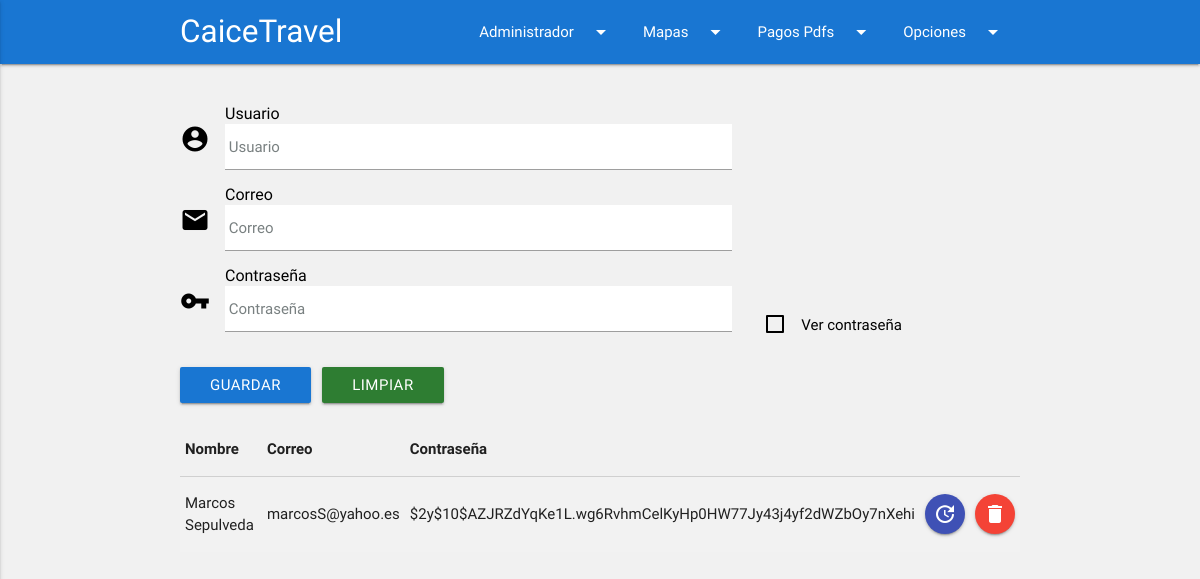
Screenshot of /cuentaAdministrador.php (signed in) with the database file from the repository.
### tables this page shows
CREATE TABLE IF NOT EXISTS `usuarios` (
  `idUsuarios` int(11) NOT NULL AUTO_INCREMENT,
  `nombre` varchar(45) NOT NULL,
  `email` varchar(45) NOT NULL,
  `estado` int(5) NOT NULL,
  `password` varchar(255) NOT NULL,
  `joining_date` timestamp NOT NULL DEFAULT CURRENT_TIMESTAMP,
  PRIMARY KEY (`idUsuarios`)
);

### cuenta.entidad.php (called while the page is built, shortened)
<?php
class cuenta
{
	public function __GET($valor)
	{
		return $this->$valor;
	}
}
?>

### class.administrador.php (called while the page is built, shortened)
 <?php
class Administrador
{
	private $conn;
	public function __construct()
	{
		$basededatos = new Conexion();
		$bd = $basededatos->conexionBD();
		$this->conn = $bd;
	}
	public function runQuery($sql)
	{
		$stmt = $this->conn->prepare($sql);
		return $stmt;
	}
}
?>

### cuenta.model.php (called while the page is built, shortened)
<?php
class cuentaModel
{
	private $pdo;
	public function __CONSTRUCT()
	{
		try
		{
			$basededatos = new Conexion();
			$bd = $basededatos->conexionBD();
			$this->pdo = $bd;
		}
		catch (Exception $e)
		{
			die($e->getMessage());
		}
	}
	public function listarUsuarios($idUsu)
	{
		try {
			$result=array();
			$stm=$this->pdo->prepare("SELECT * from usuarios WHERE idUsuarios=?");
			$stm->execute(array($idUsu));
			foreach ($stm->fetchAll(PDO::FETCH_OBJ) as $r)
			{
				$usu= new cuenta();
				$usu->__SET('nombre',$r->nombre);
				$usu->__SET('email',$r->email);
				$usu->__SET('password',$r->password);
				$usu->__SET('joining_date',$r->joining_date);
				$usu->__SET('idUsuarios',$r->idUsuarios);
				$result[]=$usu;
			}
			return $result;
		}
		catch (Exception $e)
		{
			die($e->getMessage());
		}
	}
}
?>

### cuentaAdministrador.php (the view, shortened to what this page needs)
<?php
  require_once('class.administrador.php');
  $auth_user = new Administrador();
  $user_id = $_SESSION['user_session'];
  $stmt = $auth_user->runQuery("SELECT * FROM usuarios WHERE idUsuarios=:user_id");
  $stmt->execute(array(":user_id"=>$user_id));
  $userRow=$stmt->fetch(PDO::FETCH_ASSOC);
  require_once 'cuenta.entidad.php';
  require_once 'cuenta.model.php';
  $usu=new cuenta();
  $model=new cuentaModel();
?>
<!DOCTYPE html>
  <html lang="es">
    <head>
      <link type="text/css" rel="stylesheet" href="css/materialize.min.css"  media="screen,projection"/>
    </head>
    <body>
      <?php
        require_once('NavBarAdmin.php');
      ?>
      <br>
      <div class="container">
        <div class="row">
          <form action="?action=<?php echo $usu->idUsuarios > 0 ? 'actualizar' : 'registrar'; ?>" method="post" class="pure-form pure-form-stacked" onsubmit="return cuentabar();">
            <br>
            <div class="input-field col s9 m11 l8">
              <i class="material-icons prefix">account_circle</i>
              <input type="text" id="nombre" name="nombre" value="<?php echo $usu->__GET('nombre'); ?>" required="required" style="color:black;background-color:white;" placeholder=" Usuario" data-length="20">
              <label class="blanco" style="font-size:12pt;" for="nombrebar">Usuario</label>
            </div>
            <div class="input-field col s9 m11 l8">
              <i class="material-icons prefix">email</i>
              <input type="email" id="email" name="email" value="<?php echo $usu->__GET('email'); ?>" placeholder=" Correo" required="required" style="color:black;background-color:white;" data-length="45">
              <label class="blanco" for="email" style="font-size:12pt;">Correo</label>
            </div>
            <div class="input-field col s4.1 m8 l8">
              <i class="material-icons prefix">vpn_key</i>
              <input type="password" id="password" name="password" required="required" placeholder=" Contraseña" style="color:black;background-color:white;" data-length="15">
              <label class="blanco" for="password" style="font-size:12pt;">Contraseña</label>
            </div>
            <div class="input-field col s4 m4 l3">
              <p>
              <label class="blanco" for="VerPassword">Ver contraseña</label>
              </p>
            </div>
            <div class="input-field col s9 m11 l8">
              <button class="btn #1976d2 blue darken-2" type="submit">Guardar
              </button> &nbsp; <a class="waves-effect waves-light btn green darken-3" href="cuenta.php">Limpiar</a>
            </div>
          </form>
        </div>
      </div>
      <div class="container">
        <table class="striped">
            <thead>
              <tr class="active">
                  <th style="text-align:left;">Nombre</th>
                  <th style="text-align:left;">Correo</th>
                  <th style="text-align:left;">Contraseña</th>
                  <th></th>
                  <th></th>
              </tr>
            </thead>
            <?php foreach($model->listarUsuarios($userRow['idUsuarios']) as $r): ?>
                <tr>
                  <td><?php echo $r->__GET('nombre'); ?></td>
                  <td><?php echo $r->__GET('email'); ?></td>
                  <td><?php echo $r->__GET('password'); ?></td>
                  <td>
                      <a class='mover btn-floating btn-small waves-effect waves-light indigo' href="?action=editar&idUsuarios=<?php echo $r->idUsuarios; ?>" title='Actualizar'><i class='material-icons' style="color:white;">update</i></a>
                  </td>
                  <td>
                      <a class='mover btn-floating btn-small waves-effect waves-light red' href="?action=eliminar&idUsuarios=<?php echo $r->idUsuarios; ?>" title='Elimanar'><i class='material-icons' style="color:white;">delete</i></a>
                  </td>
                </tr>
            <?php
            endforeach;
            ?>
        </table>
      </div>
    </body>
  </html>

### cuentaAdministrador.php (style rules this page uses)
body { background-color: #F1F1F1; }
input, input::-webkit-input-placeholder { color: #798081; }
i.material-icons, label.blanco { color: black; }

### rows the page displays
usuarios: __GET "Marcos Sepulveda", __GET "marcosS@yahoo.es", __GET "$2y$10$AZJRZdYqKe1L.wg6RvhmCelKyHp0HW77Jy43j4yf2dWZbOy7nXehi"
